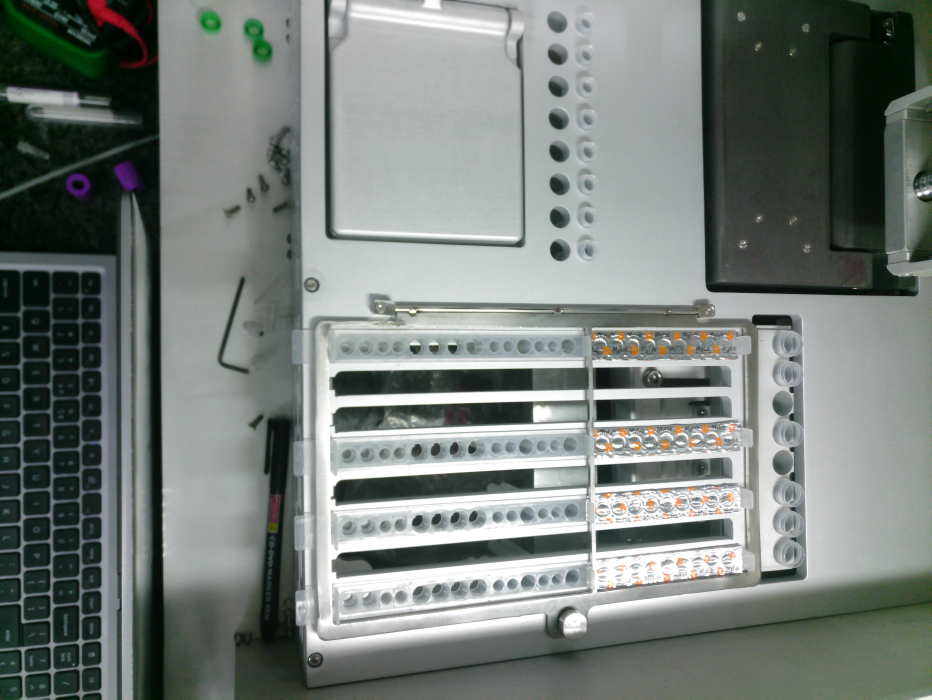
#> input picture 4x_images/10.jpg, 4656 x 3496 px (shown at 1/5 size); its folder holds only this picture in this run
$ python Processor.py
#> lines starting #> are read from the running program, lines starting #| are printed output that depends on the picture
import os
import cv2
import numpy as np

def crop_and_rotate_images(input_folder, output_folder, crop_coords):
    #Image Cropping function
#> called with input_folder = '4x_images', output_folder = 'Processed', crop_coords = (0, 600, 3000, 2400)
    os.makedirs(output_folder, exist_ok=True)
    #Makes the output directory if not already made

    image_files = [f for f in os.listdir(input_folder) if f.endswith(('.jpg', '.jpeg', '.png'))]  #Lists all images in th input dir

    for image_file in image_files: #Processes each image individually
        try:
            image_path = os.path.join(input_folder, image_file)
            image = cv2.imread(image_path)
#> image is the input picture: shape (3496, 4656, 3); mean B, G, R 122.1, 126.1, 119.5
            if image is None:
                print(f"Error: Unable to read {image_path}")
                continue

            rotated_image = cv2.rotate(image, cv2.ROTATE_90_COUNTERCLOCKWISE)
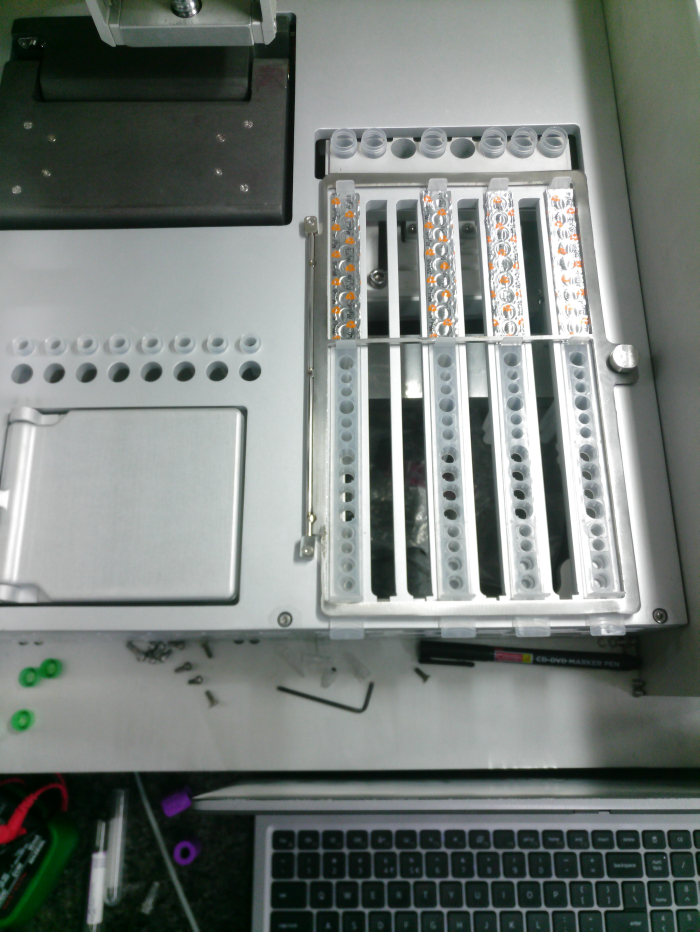
#> rotated_image: shape (4656, 3496, 3) (shown at 1/5 size); mean B, G, R 122.1, 126.1, 119.5
            #Image rotated by 90 degrees anti-clockwise


            x1, y1, x2, y2 = crop_coords
            x1 = max(0, x1)
            y1 = max(0, y1)
            x2 = min(rotated_image.shape[1], x2)
#> x2 = 3000
            y2 = min(rotated_image.shape[0], y2)
#> y2 = 2400
            roi = rotated_image[y1:y2, x1:x2] #Creates region of interest based on entered parameters
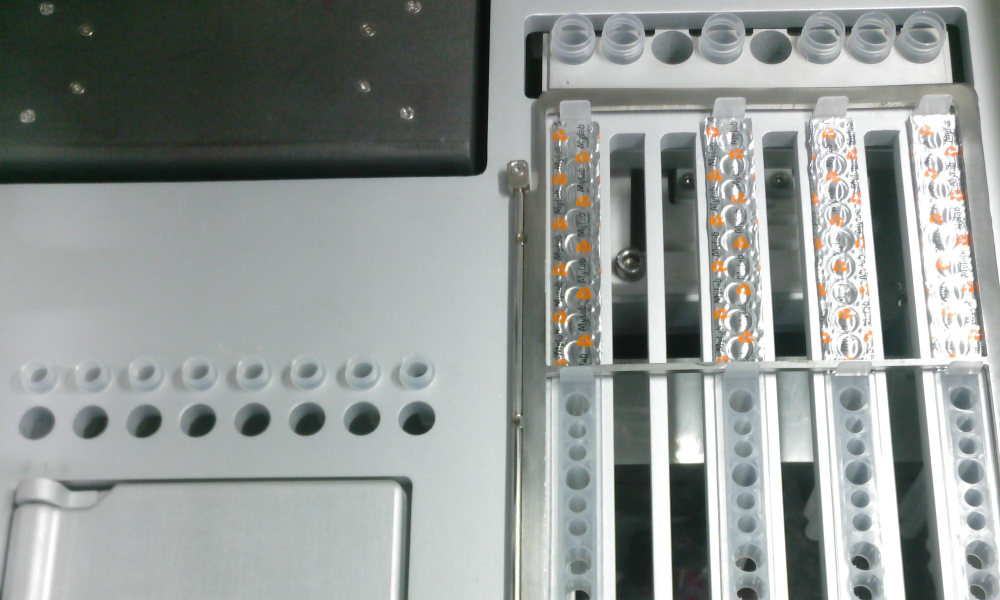
#> roi: shape (1800, 3000, 3) (shown at 1/3 size); mean B, G, R 148.7, 151, 145.9
            output_path = os.path.join(output_folder, image_file)
            cv2.imwrite(output_path, roi) #Image cropped and saved in the output directory

            print(f"Processed: {image_file}")

        except Exception as e:
            #Error message if the program is unable to read the file
            print(f"Error processing {image_file}: {e}")

if __name__ == "__main__":
    input_folder = "4x_images"
    output_folder = "Processed"
    #Input and output directories
    crop_coords = (0, 600,3000, 2400)  #Crops images to this area (X-Cordinate, Y-Cordinate, Width, Height)
    crop_and_rotate_images(input_folder, output_folder, crop_coords)#Pass value to function

$ run again, on 4x_images/14.jpg
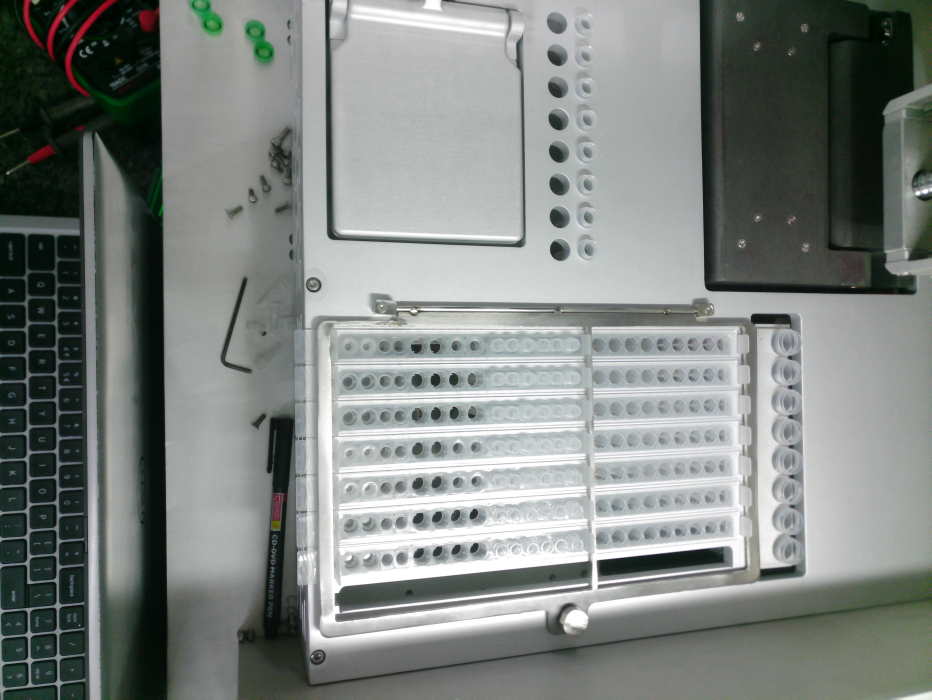
#> input picture 4x_images/14.jpg, 4656 x 3496 px (shown at 1/5 size)
#> in crop_and_rotate_images, image is the input picture: shape (3496, 4656, 3); mean B, G, R 129.5, 132.7, 127.6
#> in crop_and_rotate_images, `rotated_image = cv2.rotate(image, cv2.ROTATE_90_COUNTERCLOCKWISE)`:
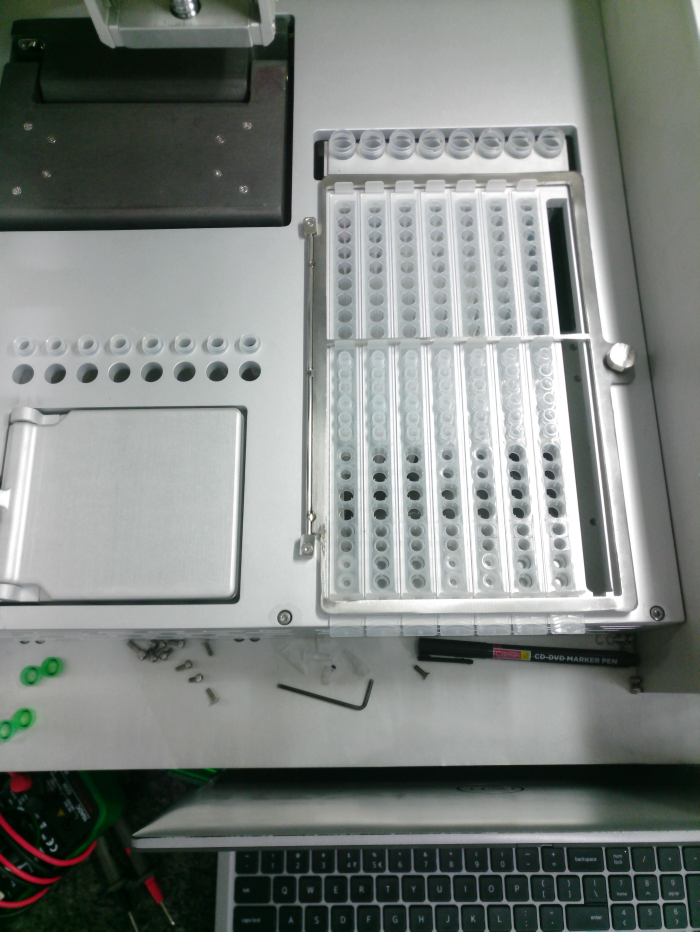
#> rotated_image: shape (4656, 3496, 3) (shown at 1/5 size); mean B, G, R 129.5, 132.7, 127.6
#> in crop_and_rotate_images, `roi = rotated_image[y1:y2, x1:x2]`:
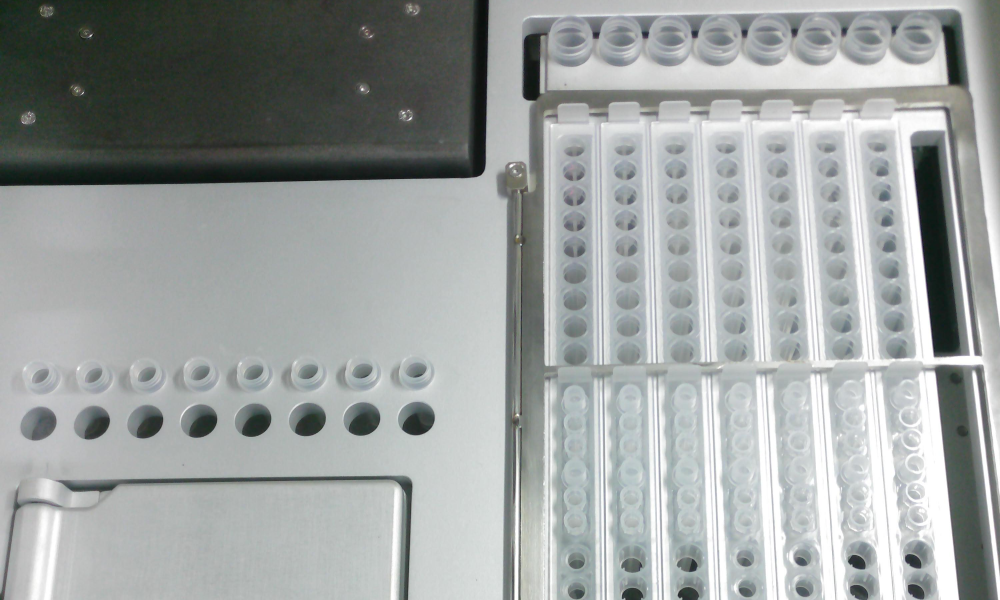
#> roi: shape (1800, 3000, 3) (shown at 1/3 size); mean B, G, R 161, 162, 157.5
